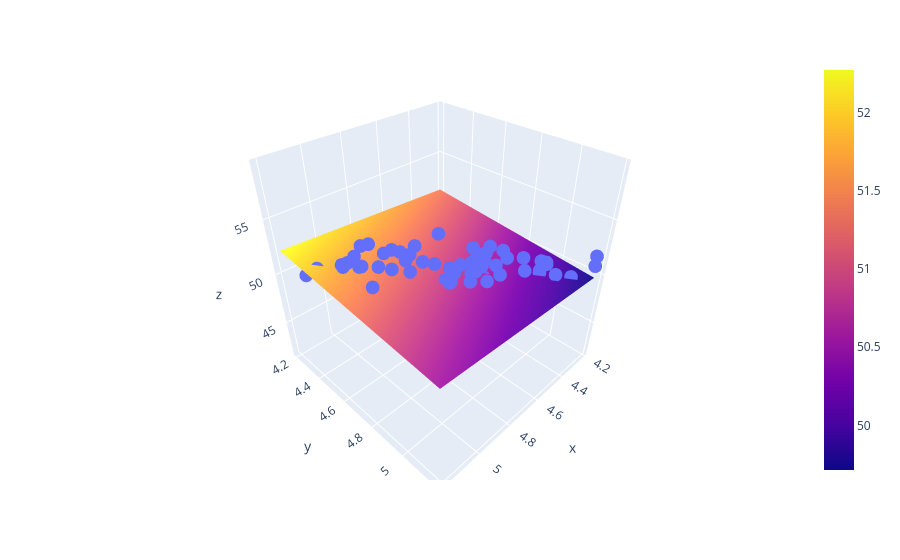

Here is the notebook cell this chart was saved with:
### Code cell
import plotly.graph_objects as go
fig = px.scatter_3d(df, x = x.ravel(), y = y.ravel(), z = z.ravel())
fig.add_trace(go.Surface(x=x_input, y = y_input, z = z_final))
fig.show()
